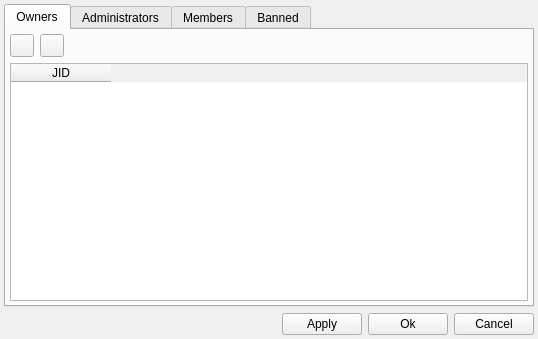
<?xml version="1.0" encoding="UTF-8"?>
<ui version="4.0">
 <class>RoomParticipant</class>
 <widget class="QWidget" name="RoomParticipant">
  <property name="geometry">
   <rect>
    <x>0</x>
    <y>0</y>
    <width>538</width>
    <height>339</height>
   </rect>
  </property>
  <property name="windowTitle">
   <string>Form</string>
  </property>
  <layout class="QVBoxLayout" name="verticalLayout_3">
   <property name="margin">
    <number>4</number>
   </property>
   <item>
    <widget class="QTabWidget" name="tabModer">
     <property name="currentIndex">
      <number>0</number>
     </property>
     <widget class="QWidget" name="tabOwner">
      <attribute name="title">
       <string>Owners</string>
      </attribute>
      <layout class="QVBoxLayout" name="verticalLayout">
       <property name="margin">
        <number>4</number>
       </property>
       <item>
        <layout class="QHBoxLayout" name="horizontalLayout">
         <item>
          <widget class="QToolButton" name="buttonOwnerAdd">
           <property name="text">
            <string/>
           </property>
          </widget>
         </item>
         <item>
          <widget class="QToolButton" name="buttonOwnerDel">
           <property name="text">
            <string/>
           </property>
          </widget>
         </item>
         <item>
          <spacer name="horizontalSpacer">
           <property name="orientation">
            <enum>Qt::Horizontal</enum>
           </property>
           <property name="sizeHint" stdset="0">
            <size>
             <width>40</width>
             <height>20</height>
            </size>
           </property>
          </spacer>
         </item>
        </layout>
       </item>
       <item>
        <widget class="QTableWidget" name="ownerTable">
         <property name="cornerButtonEnabled">
          <bool>false</bool>
         </property>
         <attribute name="verticalHeaderVisible">
          <bool>false</bool>
         </attribute>
         <column>
          <property name="text">
           <string>JID</string>
          </property>
         </column>
        </widget>
       </item>
      </layout>
     </widget>
     <widget class="QWidget" name="tabAdmin">
      <attribute name="title">
       <string>Administrators</string>
      </attribute>
      <layout class="QVBoxLayout" name="verticalLayout_2">
       <property name="margin">
        <number>4</number>
       </property>
       <item>
        <layout class="QHBoxLayout" name="horizontalLayout_2">
         <item>
          <widget class="QToolButton" name="buttonAdminAdd"/>
         </item>
         <item>
          <widget class="QToolButton" name="buttonAdminDel"/>
         </item>
         <item>
          <spacer name="horizontalSpacer_2">
           <property name="orientation">
            <enum>Qt::Horizontal</enum>
           </property>
           <property name="sizeHint" stdset="0">
            <size>
             <width>40</width>
             <height>20</height>
            </size>
           </property>
          </spacer>
         </item>
        </layout>
       </item>
       <item>
        <widget class="QTableWidget" name="adminTable">
         <property name="cornerButtonEnabled">
          <bool>false</bool>
         </property>
         <attribute name="verticalHeaderVisible">
          <bool>false</bool>
         </attribute>
         <column>
          <property name="text">
           <string>JID</string>
          </property>
         </column>
        </widget>
       </item>
      </layout>
     </widget>
     <widget class="QWidget" name="tabMember">
      <attribute name="title">
       <string>Members</string>
      </attribute>
      <layout class="QVBoxLayout" name="verticalLayout_5">
       <property name="margin">
        <number>4</number>
       </property>
       <item>
        <layout class="QHBoxLayout" name="horizontalLayout_4">
         <item>
          <widget class="QToolButton" name="buttonMemberAdd"/>
         </item>
         <item>
          <widget class="QToolButton" name="buttonMemberDel"/>
         </item>
         <item>
          <spacer name="horizontalSpacer_4">
           <property name="orientation">
            <enum>Qt::Horizontal</enum>
           </property>
           <property name="sizeHint" stdset="0">
            <size>
             <width>40</width>
             <height>20</height>
            </size>
           </property>
          </spacer>
         </item>
        </layout>
       </item>
       <item>
        <widget class="QTableWidget" name="memberTable">
         <property name="cornerButtonEnabled">
          <bool>false</bool>
         </property>
         <attribute name="verticalHeaderVisible">
          <bool>false</bool>
         </attribute>
         <column>
          <property name="text">
           <string>JID</string>
          </property>
         </column>
        </widget>
       </item>
      </layout>
     </widget>
     <widget class="QWidget" name="tabBan">
      <attribute name="title">
       <string>Banned</string>
      </attribute>
      <layout class="QVBoxLayout" name="verticalLayout_7">
       <property name="margin">
        <number>4</number>
       </property>
       <item>
        <layout class="QHBoxLayout" name="horizontalLayout_6">
         <item>
          <widget class="QToolButton" name="buttonBanAdd"/>
         </item>
         <item>
          <widget class="QToolButton" name="buttonBanDel"/>
         </item>
         <item>
          <spacer name="horizontalSpacer_6">
           <property name="orientation">
            <enum>Qt::Horizontal</enum>
           </property>
           <property name="sizeHint" stdset="0">
            <size>
             <width>40</width>
             <height>20</height>
            </size>
           </property>
          </spacer>
         </item>
        </layout>
       </item>
       <item>
        <widget class="QTableWidget" name="banTable">
         <property name="cornerButtonEnabled">
          <bool>false</bool>
         </property>
         <attribute name="verticalHeaderVisible">
          <bool>false</bool>
         </attribute>
         <column>
          <property name="text">
           <string>JID</string>
          </property>
         </column>
         <column>
          <property name="text">
           <string>Reason</string>
          </property>
         </column>
        </widget>
       </item>
      </layout>
     </widget>
    </widget>
   </item>
   <item>
    <layout class="QHBoxLayout" name="horizontalLayout_7">
     <item>
      <spacer name="horizontalSpacer_7">
       <property name="orientation">
        <enum>Qt::Horizontal</enum>
       </property>
       <property name="sizeHint" stdset="0">
        <size>
         <width>40</width>
         <height>20</height>
        </size>
       </property>
      </spacer>
     </item>
     <item>
      <widget class="QPushButton" name="applyButton">
       <property name="text">
        <string>Apply</string>
       </property>
      </widget>
     </item>
     <item>
      <widget class="QPushButton" name="okButton">
       <property name="text">
        <string>Ok</string>
       </property>
      </widget>
     </item>
     <item>
      <widget class="QPushButton" name="cancelButton">
       <property name="text">
        <string>Cancel</string>
       </property>
      </widget>
     </item>
    </layout>
   </item>
  </layout>
 </widget>
 <resources/>
 <connections>
  <connection>
   <sender>cancelButton</sender>
   <signal>clicked()</signal>
   <receiver>RoomParticipant</receiver>
   <slot>close()</slot>
   <hints>
    <hint type="sourcelabel">
     <x>491</x>
     <y>317</y>
    </hint>
    <hint type="destinationlabel">
     <x>268</x>
     <y>169</y>
    </hint>
   </hints>
  </connection>
 </connections>
</ui>
